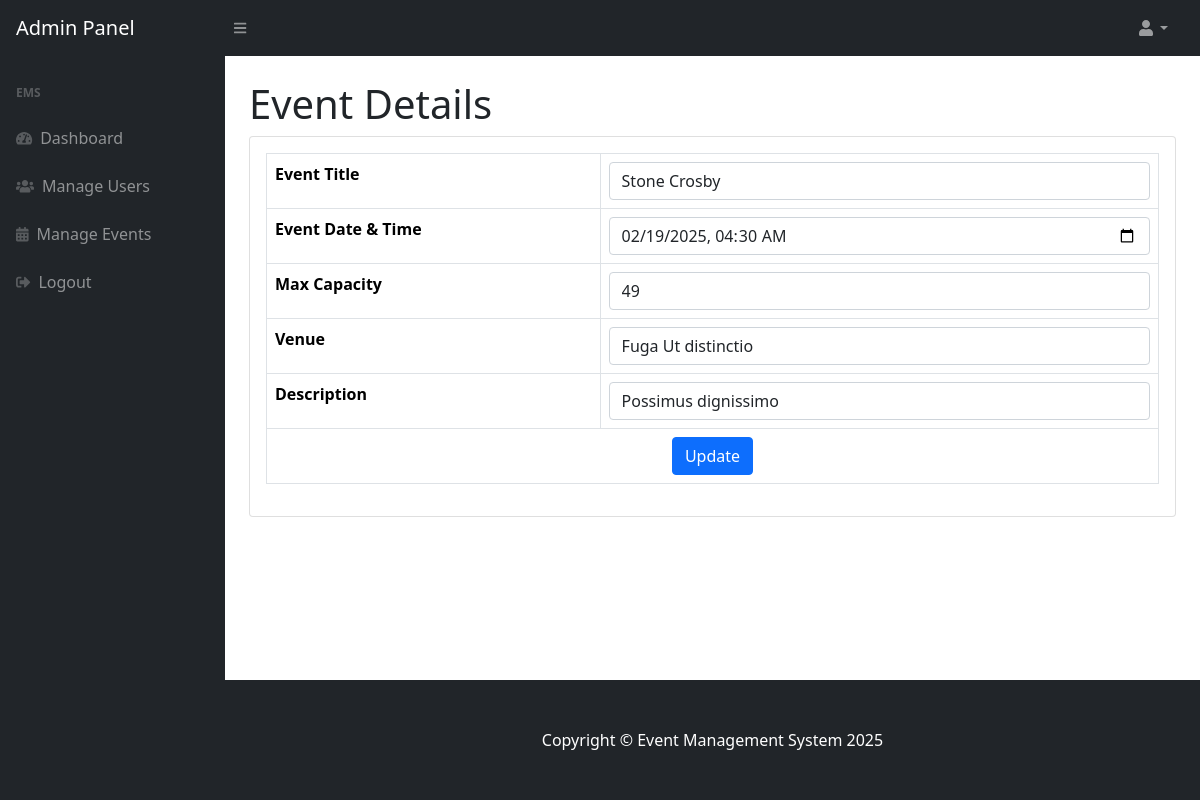
Page /admin/edit-event.php?id=7 (signed in) on the earlier database version.
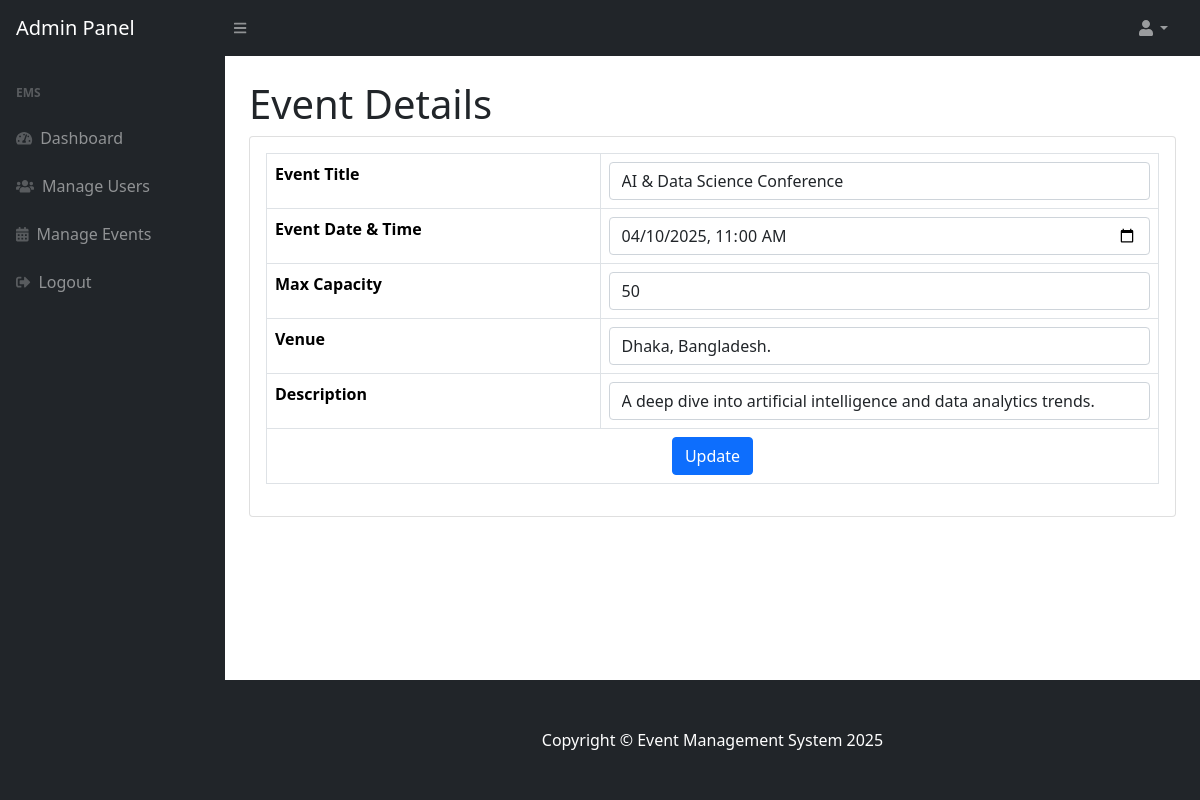
Same page on the later database version.
### tables this page shows
CREATE TABLE IF NOT EXISTS `events` (
  `id` int(11) NOT NULL AUTO_INCREMENT,
  `name` varchar(100) NOT NULL,
  `description` text NOT NULL,
  `event_datetime` datetime NOT NULL,
  `max_capacity` int(11) NOT NULL,
  `created_by` int(11) NOT NULL,
  `created_at` timestamp NULL DEFAULT CURRENT_TIMESTAMP,
  `venue` varchar(255) NOT NULL,
  PRIMARY KEY (`id`),
  KEY `created_by` (`created_by`),
  CONSTRAINT `events_ibfk_1` FOREIGN KEY (`created_by`) REFERENCES `users` (`id`)
);

### admin/edit-event.php (the view, shortened to what this page needs)
<?php
include_once('../config/db_config.php');
if (!isset($_SESSION['user'])) {
    header('location:logout.php');
} else {
?>
<?php include_once('includes/header.php'); ?>
<?php include_once('includes/navbar.php'); ?>
<div id="layoutSidenav">
    <?php include_once('includes/sidebar.php'); ?>
    <div id="layoutSidenav_content">
        <main>
            <div class="container-fluid px-4">
                <?php
                $eventId = $_GET['id'];
                $query = mysqli_query($conn, "SELECT * FROM events WHERE id='$eventId'");
                while ($result = mysqli_fetch_array($query)) {
                    ?>
                    <h1 class="mt-4">Event Details</h1>
                    <div class="card mb-4">
                        <form method="post">
                            <div class="card-body">
                                <table class="table table-bordered">
                                    <tbody>
                                    <tr>
                                        <th>Event Title</th>
                                        <td><input class="form-control" id="name" name="name" type="text" value="<?php echo $result['name']; ?>" required /></td>
                                    </tr>
                                    <tr>
                                        <th>Event Date & Time</th>
                                        <td><input class="form-control" id="event_datetime" name="event_datetime" type="datetime-local" value="<?php echo $result['event_datetime']; ?>" required /></td>
                                    </tr>
                                    <tr>
                                        <th>Max Capacity</th>
                                        <td colspan="3"><input class="form-control" id="max_capacity" name="max_capacity" type="number" value="<?php echo $result['max_capacity']; ?>" required /></td>
                                    </tr>
                                    <tr>
                                        <th>Venue</th>
                                        <td colspan="3"><input class="form-control" id="venue" name="venue" type="text" value="<?php echo $result['venue']; ?>" required /></td>
                                    </tr>
                                    <tr>
                                        <th>Description</th>
                                        <td colspan="3"><input class="form-control" id="description" name="description" type="text" value="<?php echo $result['description']; ?>" required /></td>
                                    </tr>
                                    <tr>
                                        <td colspan="4" style="text-align:center;">
                                            <button type="submit" class="btn btn-primary btn-block" name="update">Update</button>
                                        </td>
                                    </tr>
                                    </tbody>
                                </table>
                            </div>
                        </form>
                    </div>
                <?php } ?>
            </div>
        </main>
        <?php include('../includes/footer.php'); ?>
        <?php } ?>

Differences in the rows shown:
removed events: name "Stone Crosby", event_datetime "02/19/2025 04:30", max_capacity "49", venue "Fuga Ut distinctio", description "Possimus dignissimo"
added events: name "AI & Data Science Conference", event_datetime "04/10/2025 11:00", max_capacity "50", venue "Dhaka, Bangladesh.", description "A deep dive into artificial intelligence and data analytics trends."
